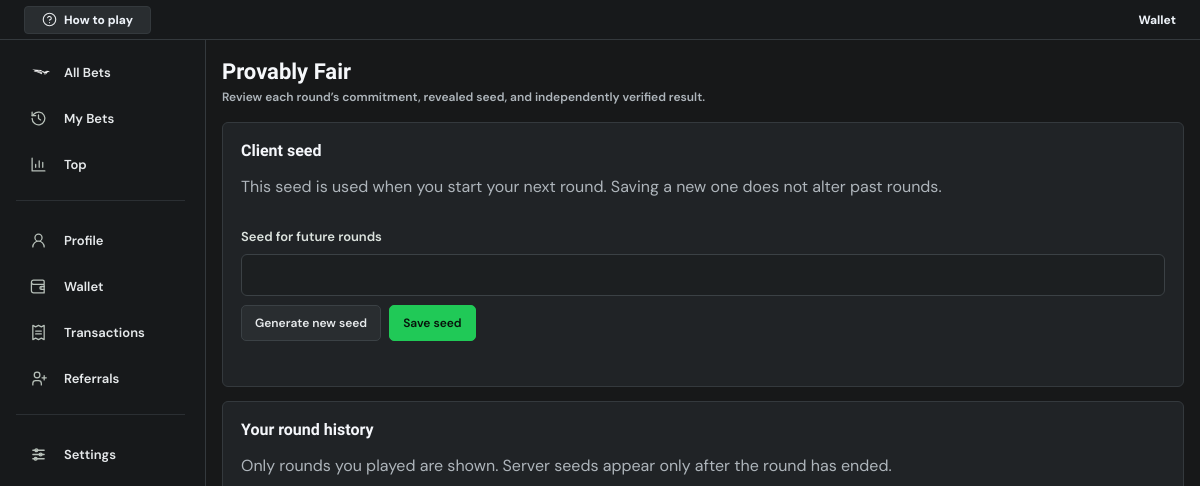
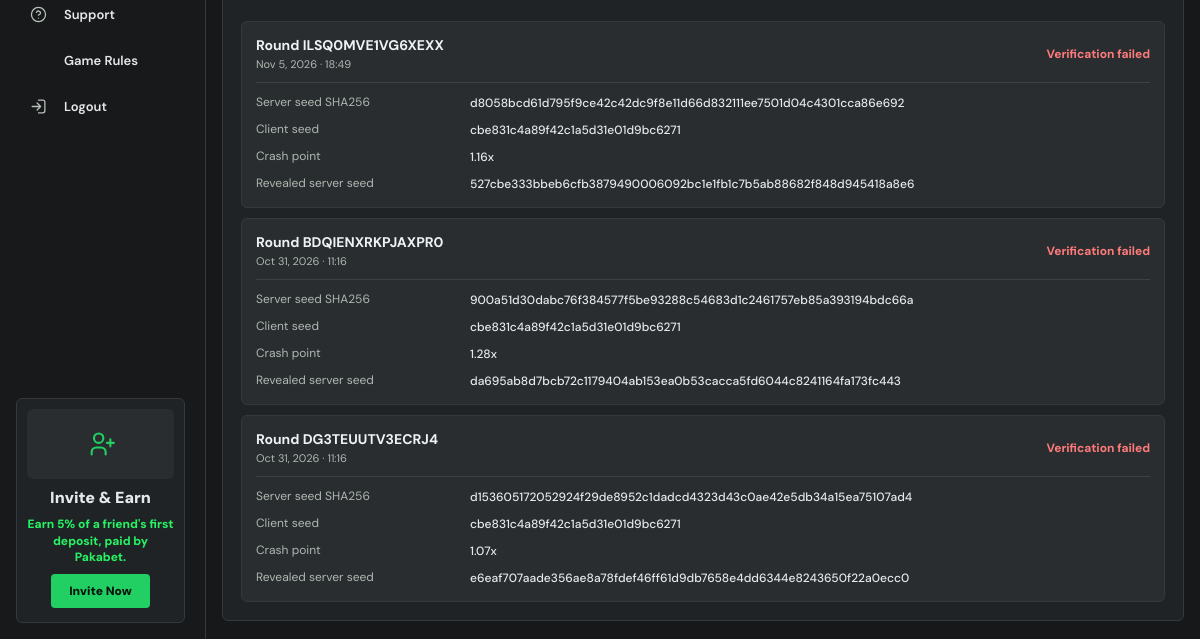
Page /provably-fair/ (signed in) on the earlier database version (2 pictures, top to bottom).
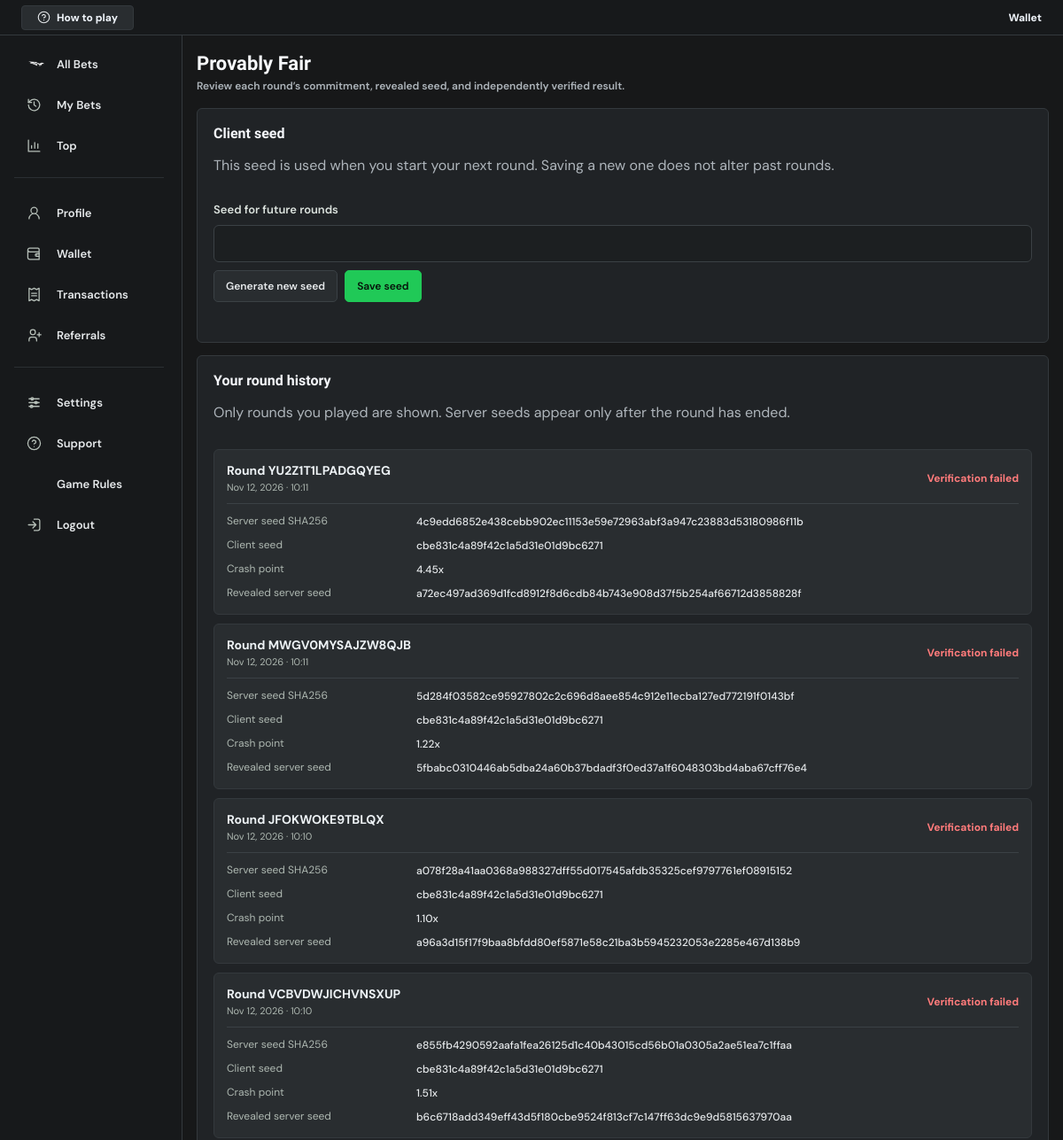
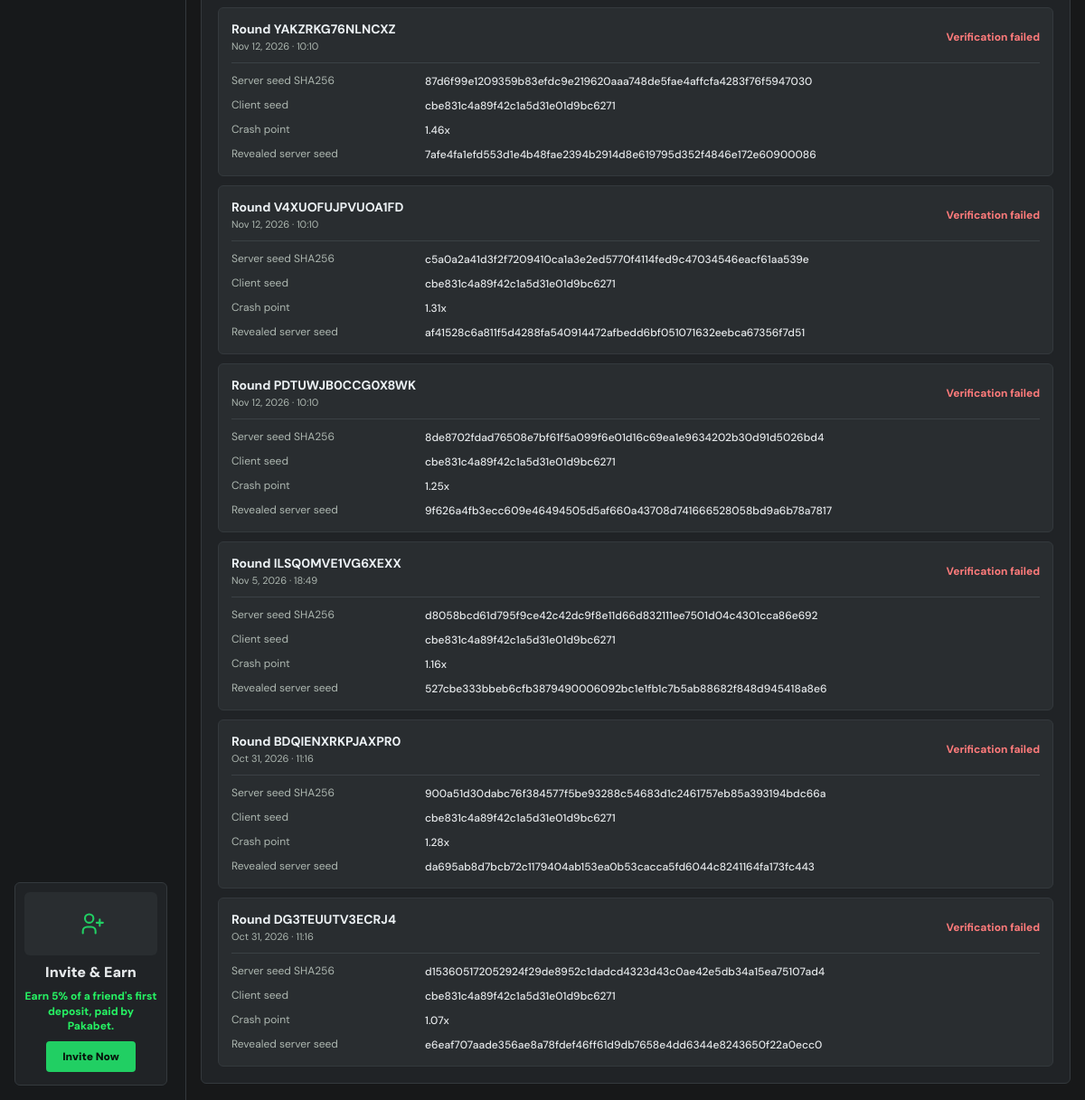
Same page on the later database version (2 pictures, top to bottom).
### core/models.py (models this page shows, shortened)
class GameRound(models.Model):
    STATUS_CHOICES = [
        ('betting', 'Betting'),
        ('flying', 'Flying'),
        ('crashed', 'Crashed'),
        ('void', 'Void'),
    ]
    public_id = models.CharField(max_length=24, unique=True, db_index=True)
    created_by = models.ForeignKey(
        User,
        on_delete=models.SET_NULL,
        null=True,
        blank=True,
        related_name='created_game_rounds',
    )
    server_seed_hash = models.CharField(max_length=64)
    server_seed_private = models.CharField(max_length=128, blank=True)
    server_seed = models.CharField(max_length=128, blank=True)
    client_seed = models.CharField(max_length=128)
    crash_point = models.DecimalField(max_digits=8, decimal_places=2)
    house_edge = models.DecimalField(max_digits=5, decimal_places=4, default=Decimal('0.0100'))
    status = models.CharField(max_length=10, choices=STATUS_CHOICES, default='flying')
    betting_ends_at = models.DateTimeField(null=True, blank=True)
    bet_count = models.PositiveIntegerField(default=0)
    winning_bet_count = models.PositiveIntegerField(default=0)
    started_at = models.DateTimeField(default=timezone.now)
    crashed_at = models.DateTimeField(null=True, blank=True)
    revealed_at = models.DateTimeField(null=True, blank=True)
    class Meta:
        ordering = ['-started_at']
        indexes = [
            models.Index(fields=['-started_at']),
            models.Index(fields=['status', '-started_at']),
        ]
    @property
    def is_revealed(self):
        return bool(self.server_seed)

### core/views.py (the view)
# urls.py: path('provably-fair/', views.provably_fair, name='provably_fair'),
@login_required
def provably_fair(request):
    rounds = GameRound.objects.filter(bets__user=request.user).distinct().order_by('-started_at')[:50]
    return render(request, 'core/provably_fair.html', {'rounds': rounds})

### core/context_processors.py (called while the page is built)
def platform_branding(request):
    settings = PlatformSettings.objects.filter(pk=1).first()
    return {
        'platform_branding': settings,
        'platform_name': settings.site_name if settings else 'Pakabet',
        'platform_tagline': settings.site_tagline if settings else '',
    }

### core/security.py (called while the page is built, shortened)
def check_security_configuration():
    global _configuration_check_complete
    if _configuration_check_complete:
        return

    def __call__(self, request):
        check_security_configuration()
        response = self.get_response(request)
        return response

### core/templates/core/provably_fair.html (shortened to what this page needs)
{% extends 'core/base.html' %}
{% block content %}
<section class="account-page account-fairness-page">
    {% include 'core/partials/account_sidebar.html' %}
    <div class="account-workspace">
        {% include 'core/partials/account_topbar.html' %}
        <main class="account-main">
            <section class="account-content">
                <div class="account-title-row">
                    <div>
                        <h1>Provably Fair</h1>
                        <p>Review each round’s commitment, revealed seed, and independently verified result.</p>
                    </div>
                </div>
                <section class="account-card fairness-settings-card">
                    <div class="section-heading">
                        <div>
                            <h2>Client seed</h2>
                            <p>This seed is used when you start your next round. Saving a new one does not alter past rounds.</p>
                        </div>
                    </div>
                    <form class="fair-seed-form" data-client-seed-url="{% url 'update_client_seed' %}">
                        <label for="fair-client-seed">Seed for future rounds</label>
                        <input id="fair-client-seed" name="client_seed" type="text" maxlength="128" pattern="[A-Za-z0-9._:-]{1,128}" value="{{ profile.client_seed }}" required autocomplete="off">
                        <div class="fair-seed-actions">
                            <button type="button" class="fair-seed-randomize" data-randomize-client-seed>Generate new seed</button>
                            <button type="submit" class="fair-seed-save">Save seed</button>
                        </div>
                        <p class="fair-seed-status" data-client-seed-status role="status" aria-live="polite"></p>
                    </form>
                </section>
                <section class="account-card fairness-rounds-card">
                    <div class="section-heading">
                        <div>
                            <h2>Your round history</h2>
                            <p>Only rounds you played are shown. Server seeds appear only after the round has ended.</p>
                        </div>
                    </div>
                    <div class="fairness-round-list">
                        {% for round in rounds %}
                            <article class="fairness-round">
                                <header>
                                    <div><strong>Round {{ round.public_id }}</strong><small>{{ round.started_at|date:'M j, Y · H:i' }}</small></div>
                                    {% if round.is_revealed %}
                                        <span class="{% if round.verified %}fairness-verified{% else %}fairness-failed{% endif %}">{% if round.verified %}Verified{% else %}Verification failed{% endif %}</span>
                                    {% else %}
                                        <span class="fairness-pending">Awaiting reveal</span>
                                    {% endif %}
                                </header>
                                <dl>
                                    <div><dt>Server seed SHA256</dt><dd>{{ round.server_seed_hash }}</dd></div>
                                    <div><dt>Client seed</dt><dd>{{ round.client_seed }}</dd></div>
                                    <div><dt>Crash point</dt><dd>{{ round.crash_point|floatformat:2 }}x</dd></div>
                                    {% if round.is_revealed %}
                                        <div><dt>Revealed server seed</dt><dd>{{ round.server_seed }}</dd></div>
                                    {% endif %}
                                </dl>
                            </article>
                        {% empty %}
                            <div class="fairness-empty-state">You have not played a round yet. Your round commitments and verification details will appear here.</div>
                        {% endfor %}
                    </div>
                </section>
            </section>
        </main>
    </div>
</section>
{% endblock %}

Differences in the rows shown:
added GameRound: public_id "YU2Z1T1LPADGQYEG", started_at "Nov 12, 2026 · 10:11", shows "Verification failed", server_seed_hash "4c9edd6852e438cebb902ec11153e59e72963abf3a947c23883d53180986f11b", client_seed "cbe831c4a89f42c1a5d31e01d9bc6271", crash_point "4.45", server_seed "a72ec497ad369d1fcd8912f8d6cdb84b743e908d37f5b254af66712d3858828f"
added GameRound: public_id "MWGV0MYSAJZW8QJB", started_at "Nov 12, 2026 · 10:11", shows "Verification failed", server_seed_hash "5d284f03582ce95927802c2c696d8aee854c912e11ecba127ed772191f0143bf", client_seed "cbe831c4a89f42c1a5d31e01d9bc6271", crash_point "1.22", server_seed "5fbabc0310446ab5dba24a60b37bdadf3f0ed37a1f6048303bd4aba67cff76e4"
added GameRound: public_id "JFOKWOKE9TBLQX", started_at "Nov 12, 2026 · 10:10", shows "Verification failed", server_seed_hash "a078f28a41aa0368a988327dff55d017545afdb35325cef9797761ef08915152", client_seed "cbe831c4a89f42c1a5d31e01d9bc6271", crash_point "1.10", server_seed "a96a3d15f17f9baa8bfdd80ef5871e58c21ba3b5945232053e2285e467d138b9"
added GameRound: public_id "VCBVDWJICHVNSXUP", started_at "Nov 12, 2026 · 10:10", shows "Verification failed", server_seed_hash "e855fb4290592aafa1fea26125d1c40b43015cd56b01a0305a2ae51ea7c1ffaa", client_seed "cbe831c4a89f42c1a5d31e01d9bc6271", crash_point "1.51", server_seed "b6c6718add349eff43d5f180cbe9524f813cf7c147ff63dc9e9d5815637970aa"
added GameRound: public_id "YAKZRKG76NLNCXZ", started_at "Nov 12, 2026 · 10:10", shows "Verification failed", server_seed_hash "87d6f99e1209359b83efdc9e219620aaa748de5fae4affcfa4283f76f5947030", client_seed "cbe831c4a89f42c1a5d31e01d9bc6271", crash_point "1.46", server_seed "7afe4fa1efd553d1e4b48fae2394b2914d8e619795d352f4846e172e60900086"
added GameRound: public_id "V4XUOFUJPVUOA1FD", started_at "Nov 12, 2026 · 10:10", shows "Verification failed", server_seed_hash "c5a0a2a41d3f2f7209410ca1a3e2ed5770f4114fed9c47034546eacf61aa539e", client_seed "cbe831c4a89f42c1a5d31e01d9bc6271", crash_point "1.31", server_seed "af41528c6a811f5d4288fa540914472afbedd6bf051071632eebca67356f7d51"
added GameRound: public_id "PDTUWJB0CCG0X8WK", started_at "Nov 12, 2026 · 10:10", shows "Verification failed", server_seed_hash "8de8702fdad76508e7bf61f5a099f6e01d16c69ea1e9634202b30d91d5026bd4", client_seed "cbe831c4a89f42c1a5d31e01d9bc6271", crash_point "1.25", server_seed "9f626a4fb3ecc609e46494505d5af660a43708d741666528058bd9a6b78a7817"
